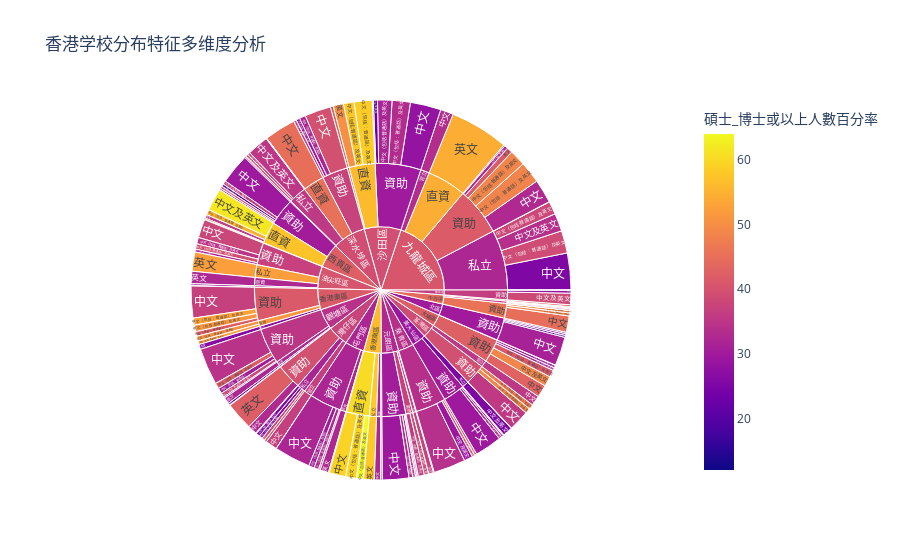

Write notebook code for a chart like this one.
### Code cell
# 学校类型、区域、办学特色多层次分析
fig = px.sunburst(data,
                  path=['區域', '學校類別1', '教學語言'],#内中外
                  values='本學年總班數',
                  color='碩士_博士或以上人數百分率',
                  title='香港学校分布特征多维度分析')
fig.show()

### Figure 1 — Plotly figure (JSON) as saved in the notebook; plotly's stock layout.template omitted (floating-point values rounded to 4 significant figures; data arrays with more than 128 entries replaced by an {"elided": "..."} marker saying what was removed)
{"data": [{"branchvalues": "total", "customdata": {"elided": "208x1 float values"}, "domain": {"x": [0, 1], "y": [0, 1]}, "hovertemplate": "labels=%{label}<br>本學年總班數=%{value}<br>parent=%{parent}<br>id=%{id}<br>碩士_博士或以上人數百分率=%{color}<extra></extra>", "ids": {"elided": "208 str values"}, "labels": {"elided": "208 str values"}, "marker": {"coloraxis": "coloraxis", "colors": {"elided": "208 float values"}}, "name": "", "parents": {"elided": "208 str values"}, "type": "sunburst", "values": {"elided": "208 int values"}}], "layout": {"autosize": true, "coloraxis": {"colorbar": {"title": {"text": "碩士_博士或以上人數百分率"}}, "colorscale": [[0, "#0d0887"], [0.1111, "#46039f"], [0.2222, "#7201a8"], [0.3333, "#9c179e"], [0.4444, "#bd3786"], [0.5556, "#d8576b"], [0.6667, "#ed7953"], [0.7778, "#fb9f3a"], [0.8889, "#fdca26"], [1, "#f0f921"]]}, "legend": {"tracegroupgap": 0}, "title": {"text": "香港学校分布特征多维度分析"}}}
